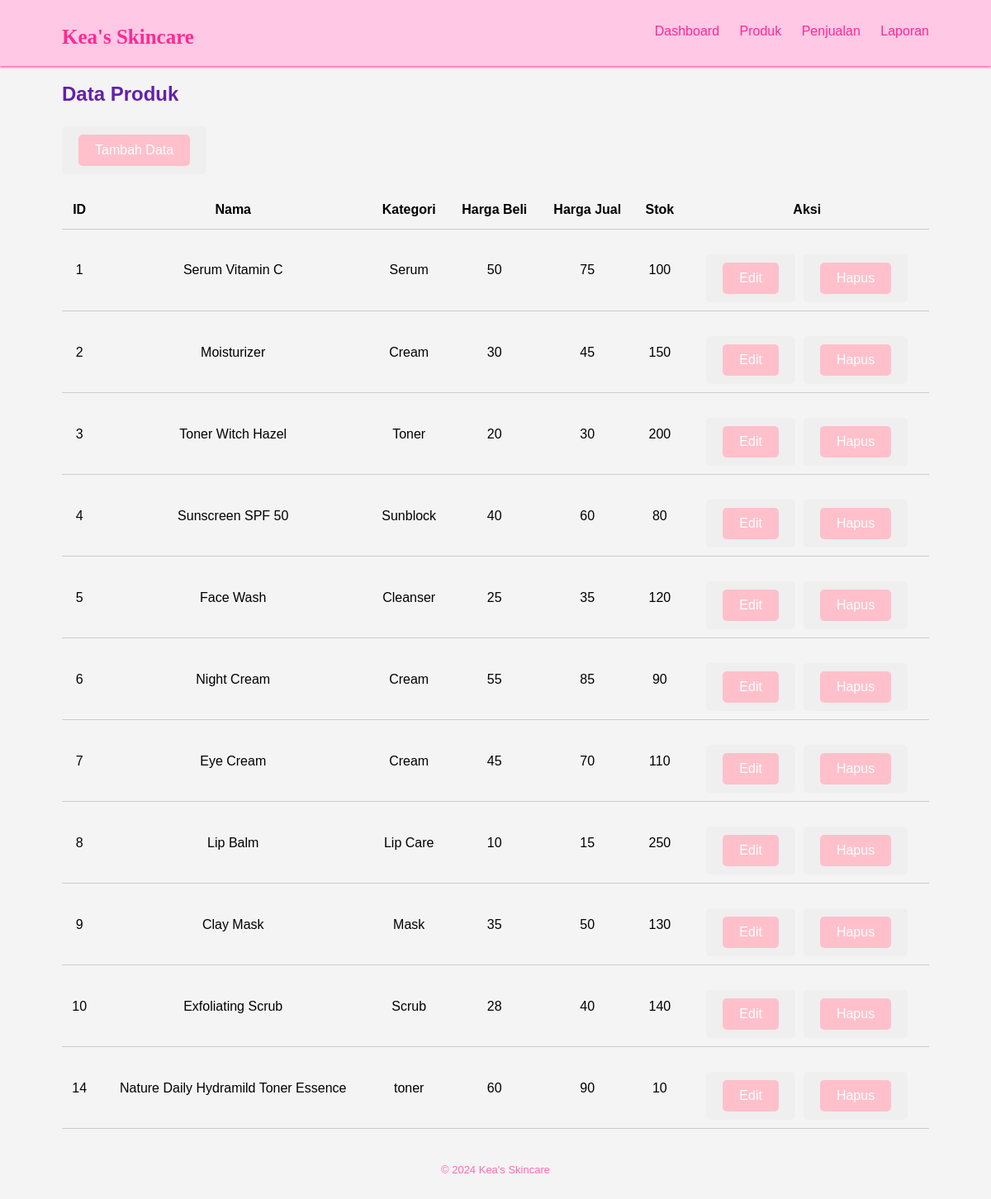
Page /produk.php on the earlier database version.
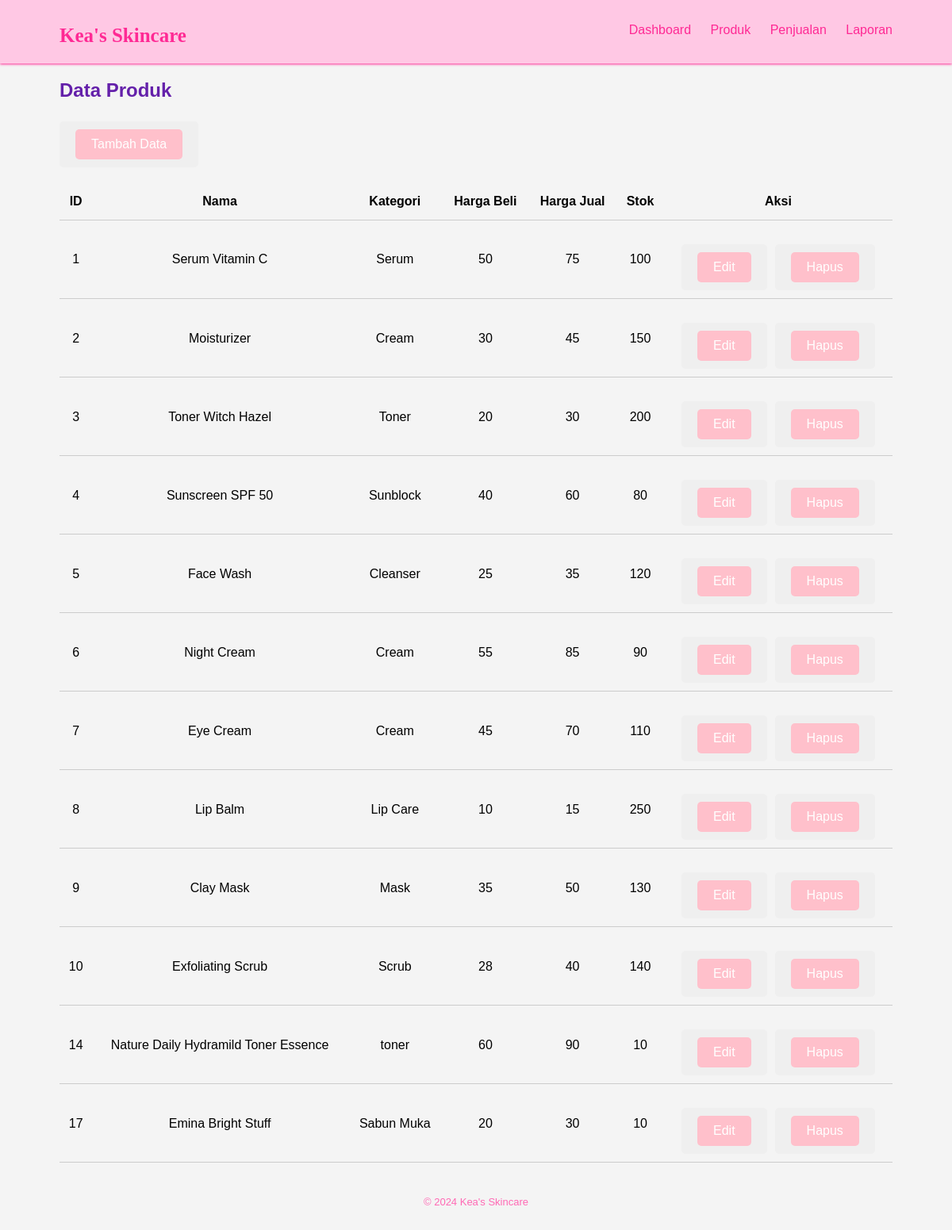
Same page on the later database version.
### tables this page shows
CREATE TABLE `produk` (
  `id` int(11) NOT NULL,
  `nama` varchar(255) NOT NULL,
  `kategori` varchar(255) NOT NULL,
  `harga_beli` decimal(10,0) NOT NULL,
  `harga_jual` decimal(10,0) NOT NULL,
  `stok` int(11) NOT NULL
);

### produk.php (the view, shortened to what this page needs)
<?php
include 'config.php';
$conn = new mysqli($servername, $username, $password, $dbname);
$sql = "SELECT id, nama, kategori, harga_beli, harga_jual, stok FROM produk";
$result = $conn->query($sql);
?>
<!DOCTYPE html>
<html lang="en">
<head>
    <link rel="stylesheet" href="css/produk.css">
    <link rel="stylesheet" href="css/styles.css">
</head>
<body>
    <?php include 'template/header.php'; ?>
    <main class="container">
        <h2>Data Produk</h2>
        <button class="insert-btn"><a href="tambah.php">Tambah Data</a></button>
        <table>
            <thead>
                <tr>
                    <th>ID</th>
                    <th>Nama</th>
                    <th>Kategori</th>
                    <th>Harga Beli</th>
                    <th>Harga Jual</th>
                    <th>Stok</th>
                    <th>Aksi</th>
                </tr>
            </thead>
            <tbody>
                <?php
                if ($result->num_rows > 0) {
                    while($row = $result->fetch_assoc()) {
                        echo "<tr>";
                        echo "<td>" . $row["id"] . "</td>";
                        echo "<td>" . $row["nama"] . "</td>";
                        echo "<td>" . $row["kategori"] . "</td>";
                        echo "<td>" . $row["harga_beli"] . "</td>";
                        echo "<td>" . $row["harga_jual"] . "</td>";
                        echo "<td>" . $row["stok"] . "</td>";
                        echo "<td class='action-buttons'>";
                        echo "<button class='insert-btn'><a href='edit.php?id=" . $row["id"] . "'>Edit</a></button>";
                        echo "<button class='insert-btn'><a href='hapus.php?id=" . $row["id"] . "' onclick='return confirm(\"Apakah Anda yakin ingin menghapus produk ini?\")'>Hapus</a></button>";
                        echo "</td>";
                        echo "</tr>";
                    }
                } else {
                    echo "<tr><td colspan='7'>Tidak ada data</td></tr>";
                }
                ?>
            </tbody>
        </table>
    </main>
    <?php include 'template/footer.php'; ?>
</body>
</html>

### template/header.php (shortened to what this page needs)
<!DOCTYPE html>
<html lang="en">
<head>
    <link rel="stylesheet" href="css/styles.css">
</head>
<body>
    <header>
        <div class="container">
            <h1 class="brand">Kea's Skincare</h1>
            <nav>
                <ul>
                    <li><a href="../sistem-penjualan-skincare/index.php">Dashboard</a></li>
                    <li><a href="../sistem-penjualan-skincare/produk.php">Produk</a></li>
                    <li><a href="../sistem-penjualan-skincare/penjualan.php">Penjualan</a></li>
                    <li><a href="#">Laporan</a></li>
                </ul>
            </nav>
        </div>
    </header>
    </body>
</html>

### template/footer.php (shortened to what this page needs)
<!DOCTYPE html>
<html lang="en">
<head>
    <link rel="stylesheet" href="css/styles.css">
</head>
<body>
<footer>
        <div class="container">
            <p>&copy; 2024 Kea's Skincare</p>
        </div>
    </footer>
    </body>
</html>

### css/produk.css (style rules this page uses)
* { margin: 0; padding: 0; box-sizing: border-box; }
body { font-family: montserrat, sans-serif; line-height: 1.6; background-color: #f4f4f4; display: flex; flex-direction: column; min-height: 100vh; }
main { flex: 1; }
.container { width: 90%; max-width: 1200px; margin: 0 auto; padding: 15px; }
.container h2 { color: pink; }
table { width: 100%; border-collapse: collapse; margin-top: 20px; }
table th, table td { padding: 10px; border-bottom: 1px solid #ccc; }
.insert-btn { color: #fff; border: none; padding: 10px 20px; margin-top: 20px; border-radius: 5px; font-size: 16px; text-decoration: none; }
.insert-btn a { background-color: pink; color: #fff; text-decoration: none; display: block; padding: 10px 20px; border-radius: 5px; }

### css/styles.css (style rules this page uses)
* { margin: 0; padding: 0; box-sizing: border-box; }
body { font-family: montserrat, sans-serif; line-height: 1.6; background-color: #f4f4f4; display: flex; flex-direction: column; min-height: 100vh; }
main { flex: 1; }
.container { width: 90%; max-width: 1200px; margin: 0 auto; padding: 15px; }
.container h2 { color: #6420AA; margin-top: 80px; }
header { background-color:#ffc8e4; position: fixed; padding: 10px 0; height: 80px; width: 100%; box-shadow: 0px 1px 3px #ff2994; }
.brand { float: left; color: #ff2994; font-family: Gilroy; font-size: 25px; }
nav ul { float: right; list-style: none; }
nav ul li { display: inline; margin-left: 20px; }
nav ul li a { color:#ff2994; text-decoration: none; }
table { width: 100%; border-collapse: collapse; }
th { padding: 10px; text-align: center; }
td { padding: 10px; text-align: center; vertical-align: middle; }
.action-buttons { display: flex; justify-content: center; gap: 10px; }
.insert-btn a { text-decoration: none; color: inherit; }
footer { font-size: 13px; color: #FF69B4; text-align: center; padding: 10px 0; margin-top: auto; }

Differences in the rows shown:
added produk: id "17", nama "Emina Bright Stuff", kategori "Sabun Muka", harga_beli "20", harga_jual "30", stok "10"
